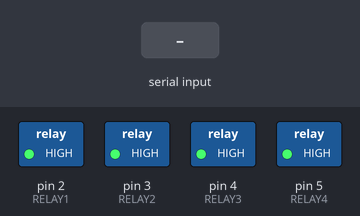
The sketch below on a simulated Arduino Uno, built with avr-gcc and run on an emulated ATmega328P. On the bench: switched loads named in the sketch (green lamp = pin HIGH). The inputs (shaded band) are chosen by the test bench. What the sketch prints to the serial monitor is not drawn.

Above: at 2.0 s.
2.1 s: "R1ON\n" received over the second serial link
At 2.9 s:
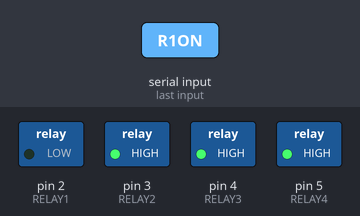
3.6 s: "R2ON\n" received over the second serial link
At 4.1 s:
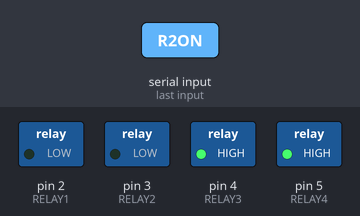
5.1 s: "R1OFF\n" received over the second serial link
At 6.3 s:
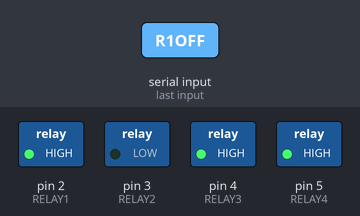
6.6 s: "R3ON\n" received over the second serial link
At 7.5 s:
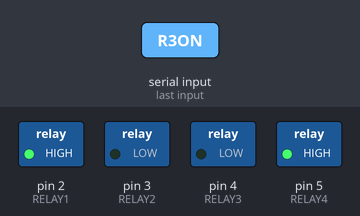
8.1 s: "R2OFF\n" received over the second serial link
At 8.7 s:
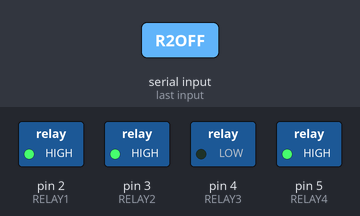
9.6 s: "R4ON\n" received over the second serial link
At 11.0 s:
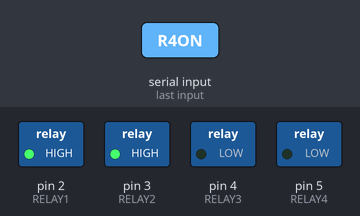
Timing chart, 0 to 12.1 s (numbered marks = the images above; inputs shaded):
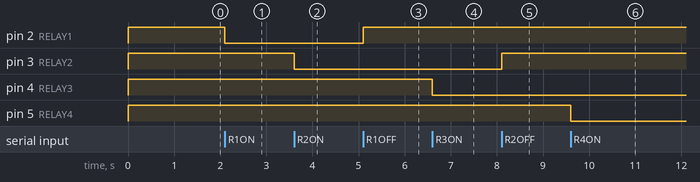

Measured:
- after the input at 2.1 s, pin 2 (RELAY1): HIGH → LOW at once
- after the input at 3.6 s, pin 3 (RELAY2): HIGH → LOW at once
- after the input at 5.1 s, pin 2 (RELAY1): LOW → HIGH at once
- after the input at 6.6 s, pin 4 (RELAY3): HIGH → LOW at once
- after the input at 8.1 s, pin 3 (RELAY2): LOW → HIGH at once
- after the input at 9.6 s, pin 5 (RELAY4): HIGH → LOW at once

The sketch:

SMART_HOME_APPLIANCE_ARDUINO_CODE.ino
```cpp
// ===================================================
//  Final Arduino UNO Relay Controller
//  Works with corrected LLC wiring (D5→LV2, D6→LV1)
// ===================================================

#include <SoftwareSerial.h>

// SoftwareSerial: D11 = RX, D10 = TX  (matches corrected wiring)
SoftwareSerial espSerial(11, 10);

// Relay pins - active LOW (LOW = relay ON)
const int RELAY1 = 2;
const int RELAY2 = 3;
const int RELAY3 = 4;
const int RELAY4 = 5;

void setup() {
  Serial.begin(9600);
  espSerial.begin(9600);

  // IMPORTANT: Set HIGH before pinMode to prevent relay activation at boot
  digitalWrite(RELAY1, HIGH);
  digitalWrite(RELAY2, HIGH);
  digitalWrite(RELAY3, HIGH);
  digitalWrite(RELAY4, HIGH);

  pinMode(RELAY1, OUTPUT);
  pinMode(RELAY2, OUTPUT);
  pinMode(RELAY3, OUTPUT);
  pinMode(RELAY4, OUTPUT);

  Serial.println("\n=== Arduino Relay Controller READY ===");
  Serial.println("All relays initialized to OFF");
  Serial.println("Waiting for commands from NodeMCU...\n");

  delay(800);
}

void loop() {
  if (espSerial.available()) {
    String cmd = espSerial.readStringUntil('\n');
    cmd.trim();

    Serial.print("Received: [");
    Serial.print(cmd);
    Serial.println("]");

    if (cmd == "R1ON") {
      digitalWrite(RELAY1, LOW);
      Serial.println("→ Relay 1 TURNED ON");
    }
    else if (cmd == "R1OFF") {
      digitalWrite(RELAY1, HIGH);
      Serial.println("→ Relay 1 TURNED OFF");
    }
    else if (cmd == "R2ON") {
      digitalWrite(RELAY2, LOW);
      Serial.println("→ Relay 2 TURNED ON");
    }
    else if (cmd == "R2OFF") {
      digitalWrite(RELAY2, HIGH);
      Serial.println("→ Relay 2 TURNED OFF");
    }
    else if (cmd == "R3ON") {
      digitalWrite(RELAY3, LOW);
      Serial.println("→ Relay 3 TURNED ON");
    }
    else if (cmd == "R3OFF") {
      digitalWrite(RELAY3, HIGH);
      Serial.println("→ Relay 3 TURNED OFF");
    }
    else if (cmd == "R4ON") {
      digitalWrite(RELAY4, LOW);
      Serial.println("→ Relay 4 TURNED ON");
    }
    else if (cmd == "R4OFF") {
      digitalWrite(RELAY4, HIGH);
      Serial.println("→ Relay 4 TURNED OFF");
    }
    else if (cmd == "ALL_ON") {
      digitalWrite(RELAY1, LOW);
      digitalWrite(RELAY2, LOW);
      digitalWrite(RELAY3, LOW);
      digitalWrite(RELAY4, LOW);
      Serial.println("→ ALL Relays TURNED ON");
    }
    else if (cmd == "ALL_OFF") {
      digitalWrite(RELAY1, HIGH);
      digitalWrite(RELAY2, HIGH);
      digitalWrite(RELAY3, HIGH);
      digitalWrite(RELAY4, HIGH);
      Serial.println("→ ALL Relays TURNED OFF");
    }
    else {
      Serial.print("Unknown command: ");
      Serial.println(cmd);
    }
  }
}
```
